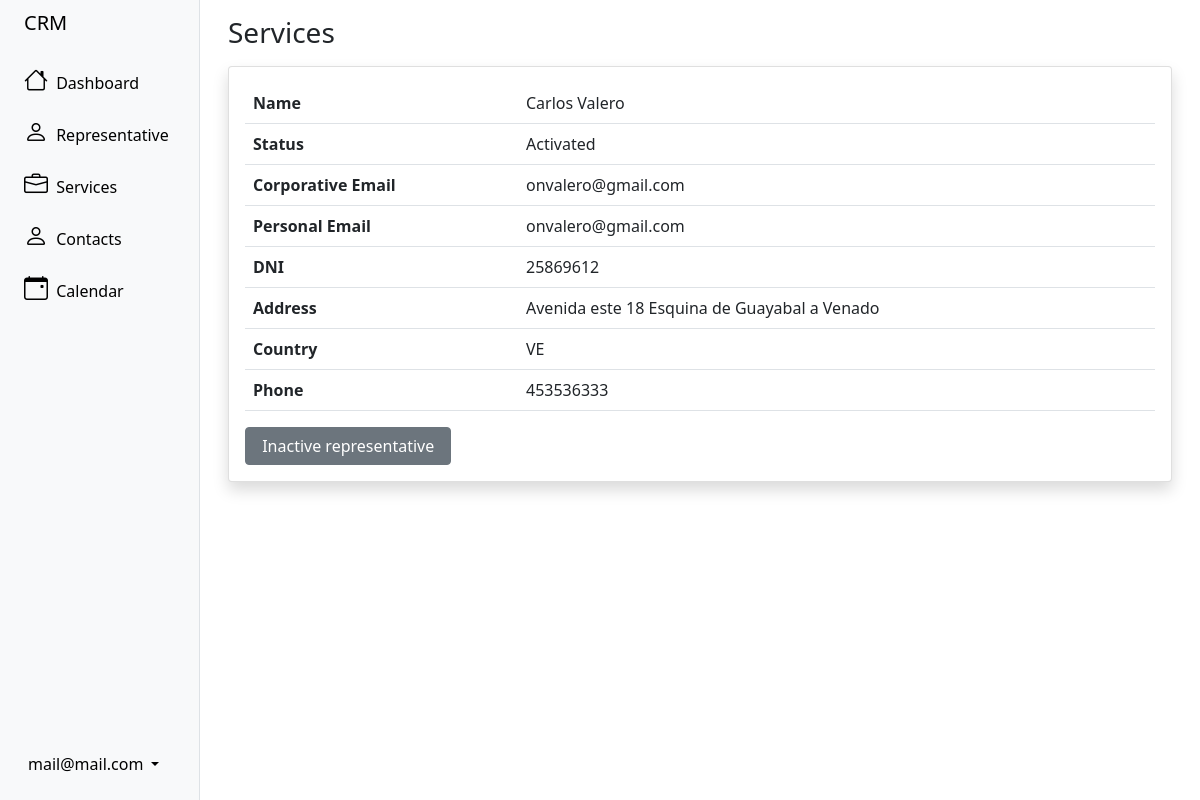
/user/changeRepresentativeStatus/2 (signed in), run on the app's committed database.
### user/models.py (models this page shows, shortened)
class crmUser(AbstractBaseUser):
	status = models.BooleanField('Status', default=True)
	admin_user = models.BooleanField('Admin', default=False)
	name = models.CharField('Name', max_length=100)
	last_name = models.CharField('Last name', max_length=100)
	user_email = models.EmailField('User email', unique=True, max_length=255)
	personal_email = models.EmailField('Personal email', unique=True, max_length=255, blank=True, null=True)
	dni = models.IntegerField('DNI', unique=True, blank=True, null=True)
	address = models.TextField('Address', blank=True, null=True)
	phone_number = models.IntegerField('Phone number', blank=True, null=True)
	country = CountryField('Country', blank=True, null=True)
	objects = crmUserManager()
	USERNAME_FIELD = 'user_email'
	REQUIRED_FIELDS = ['name', 'last_name']
	@property
	def is_staff(self):
		return self.admin_user

### user/views.py (the view, shortened to what this page needs)
# urls.py: path('changeRepresentativeStatus/<id>', changeRepresentativeStatus, name='changeRepresentativeStatus'),
@login_required
def changeRepresentativeStatus(request, id):
	if request.user.is_staff:
		try:
			context = crmUser.objects.get(id= id)
		except crmUser.DoesNotExist:
			return redirect('representativeStatus')
		return render(request, 'representatives/representatives_status_change.html', {'context': context})
	else:
		messages.error(request, 'You do not have permission to enter')
		return redirect('dashboard')

### templates/representatives/representatives_status_change.html (shortened to what this page needs)
{% extends 'sidebar.html' %}
{% block content %}
<div class="container-fluid px-3 mt-3">
    <h1 class="h3 mb-3 text-gray-800">Services</h1>
    <div class="card shadow mb-4">
        <div class="card-body">
            <div class="table-responsive">
                <table class="table table-bordeless" id="dataTable" width="100%" cellspacing="0">
                    <tbody>
                        <tr>
                            <td class="align-left" style="width: 30%"><strong>Name </strong></td>
                            <td class="align-left">{{context.name}} {{context.last_name}}</td>
                        </tr>
                        <tr>
                            <td class="align-left"><strong>Status </strong></td>
                            <td class="align-left">
                                {% if context.status %}
                                Activated
                                {% else %}
                                Deactivate
                                {% endif %}
                            </td>
                        </tr>
                        <tr>
                            <td class="align-left"><strong>Corporative Email </strong></td>
                            <td class="align-left">{{context.user_email}}</td>
                        </tr>
                        <tr>
                            <td class="align-left"><strong>Personal Email </strong></td>
                            <td class="align-left">{{context.personal_email}}</td>
                        </tr>
                        <tr>
                            <td class="align-left"><strong>DNI </strong></td>
                            <td class="align-left">{{context.dni}}</td>
                        </tr>
                        <tr>
                            <td class="align-left"><strong>Address </strong></td>
                            <td class="align-left">{{context.address}}</td>
                        </tr>
                        <tr>
                            <td class="align-left"><strong>Country </strong></td>
                            <td class="align-left">{{context.country}}</td>
                        </tr>
                        <tr>
                            <td class="align-left"><strong>Phone </strong></td>
                            <td class="align-left">{{context.phone_number}}</td>
                        </tr>
                    </tbody>
                </table>
                <form method="post" name='form'>
                    <input
                        type=button
                        onclick="confirmChange()"
                        value="{% if context.status %} Inactive representative {% else %} Active representative{% endif %}"
                        class="btn {% if context.status %} btn-secondary {% else %} btn-primary {% endif %} d-flex justify-content-center align-middle"
                    >
                </form>
            </div>
        </div>
    </div>
</div>
{% endblock content %}

### templates/sidebar.html (shortened to what this page needs)
<!DOCTYPE html>
<html lang="en">
<head>
    <link href="https://cdn.jsdelivr.net/npm/bootstrap@5.1.3/dist/css/bootstrap.min.css" rel="stylesheet">
    <link rel="stylesheet" href="https://cdn.jsdelivr.net/npm/bootstrap-icons@1.6.1/font/bootstrap-icons.css">
</head>
<body>
    <div class="container-fluid overflow-hidden">
        <div class="row flex-nowrap vh-100 overflow-auto">
            <div class="col-auto col-md-3 col-xl-2 px-sm-2 px-0 bg-light border-end sticky-top">
                <div class="d-flex flex-column align-items-center align-items-sm-start px-3 pt-2 text-black min-vh-100 ">
                    <a href="{% url 'dashboard' %}" class="d-flex align-items-center pb-3 mb-md-0 me-md-auto text-black text-decoration-none">
                        <span class="fs-5 d-none d-sm-inline">CRM</span>
                    </a>
                    <ul class="nav nav-pills flex-column mb-sm-auto mb-0 align-items-center align-items-sm-start" id="menu">
                        <li class="nav-item">
                            <a href="{% url 'dashboard' %}" class="nav-link align-middle text-black px-0">
                                <i class="fs-4 bi-house"></i> <span class="ms-1 d-none d-sm-inline">Dashboard</span>
                            </a>
                        </li>
                        {% if request.user.is_staff %}
                        <li>
                            <a href="#submenu1" data-bs-toggle="collapse" class="text-black nav-link px-0 align-middle ">
                                <i class="fs-4 bi-person"></i> <span class="ms-1 d-none d-sm-inline">Representative</span></a>
                        </li>
                        {% endif %}
                        <li>
                            <a href="#submenu2" data-bs-toggle="collapse" class="text-black nav-link px-0 align-middle ">
                                <i class="fs-4 bi-briefcase"></i> <span class="ms-1 d-none d-sm-inline">Services</span></a>
                        </li>
                        <li>
                            <a href="#submenu4" data-bs-toggle="collapse" class="text-black nav-link px-0 align-middle ">
                                <i class="fs-4 bi-person"></i> <span class="ms-1 d-none d-sm-inline">Contacts</span></a>
                        </li>
                        <li>
                            <a href="#submenu5" data-bs-toggle="collapse" class="text-black nav-link px-0 align-middle ">
                                <i class="fs-4 bi-calendar-event"></i> <span class="ms-1 d-none d-sm-inline">Calendar</span></a>
                        </li>
                    </ul>
                    <div class="dropdown pb-4">
                        <a href="#" class="d-flex align-items-center text-black text-decoration-none dropdown-toggle" id="dropdownUser1" data-bs-toggle="dropdown" aria-expanded="false">
                            <span class="d-none d-sm-inline mx-1">{{user.user_email}}</span>
                        </a>
                    </div>
                </div>
            </div>
            <div class="col">
                {% block content %} {% endblock content %}
            </div>
        </div>
    </div>
</body>
</html>

### data on the page
crmUser: user_email "mail@mail.com"
crmUser: name "Carlos", last_name "Valero", user_email "onvalero@gmail.com", personal_email "onvalero@gmail.com", dni "25869612", address "Avenida este 18 Esquina de Guayabal a Venado", country "VE", phone_number "453536333", status "Inactive representative"
